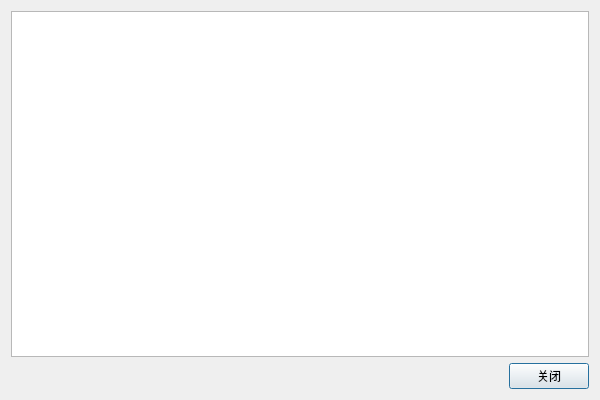
<?xml version="1.0" encoding="UTF-8"?>
<ui version="4.0">
 <class>ModuleManagerDlgClass</class>
 <widget class="QDialog" name="ModuleManagerDlgClass">
  <property name="geometry">
   <rect>
    <x>0</x>
    <y>0</y>
    <width>600</width>
    <height>400</height>
   </rect>
  </property>
  <property name="windowTitle">
   <string>模块管理</string>
  </property>
  <property name="windowIcon">
   <iconset>
    <normaloff>:/icon/res/module.png</normaloff>:/icon/res/module.png</iconset>
  </property>
  <layout class="QVBoxLayout" name="verticalLayout">
   <item>
    <widget class="QTableWidget" name="tableWidget"/>
   </item>
   <item>
    <layout class="QHBoxLayout" name="horizontalLayout">
     <item>
      <spacer name="horizontalSpacer">
       <property name="orientation">
        <enum>Qt::Horizontal</enum>
       </property>
       <property name="sizeHint" stdset="0">
        <size>
         <width>40</width>
         <height>20</height>
        </size>
       </property>
      </spacer>
     </item>
     <item>
      <widget class="QPushButton" name="pushButton">
       <property name="text">
        <string>关闭</string>
       </property>
      </widget>
     </item>
    </layout>
   </item>
  </layout>
 </widget>
 <layoutdefault spacing="6" margin="11"/>
 <resources/>
 <connections>
  <connection>
   <sender>pushButton</sender>
   <signal>clicked()</signal>
   <receiver>ModuleManagerDlgClass</receiver>
   <slot>reject()</slot>
   <hints>
    <hint type="sourcelabel">
     <x>539</x>
     <y>381</y>
    </hint>
    <hint type="destinationlabel">
     <x>474</x>
     <y>376</y>
    </hint>
   </hints>
  </connection>
 </connections>
</ui>
